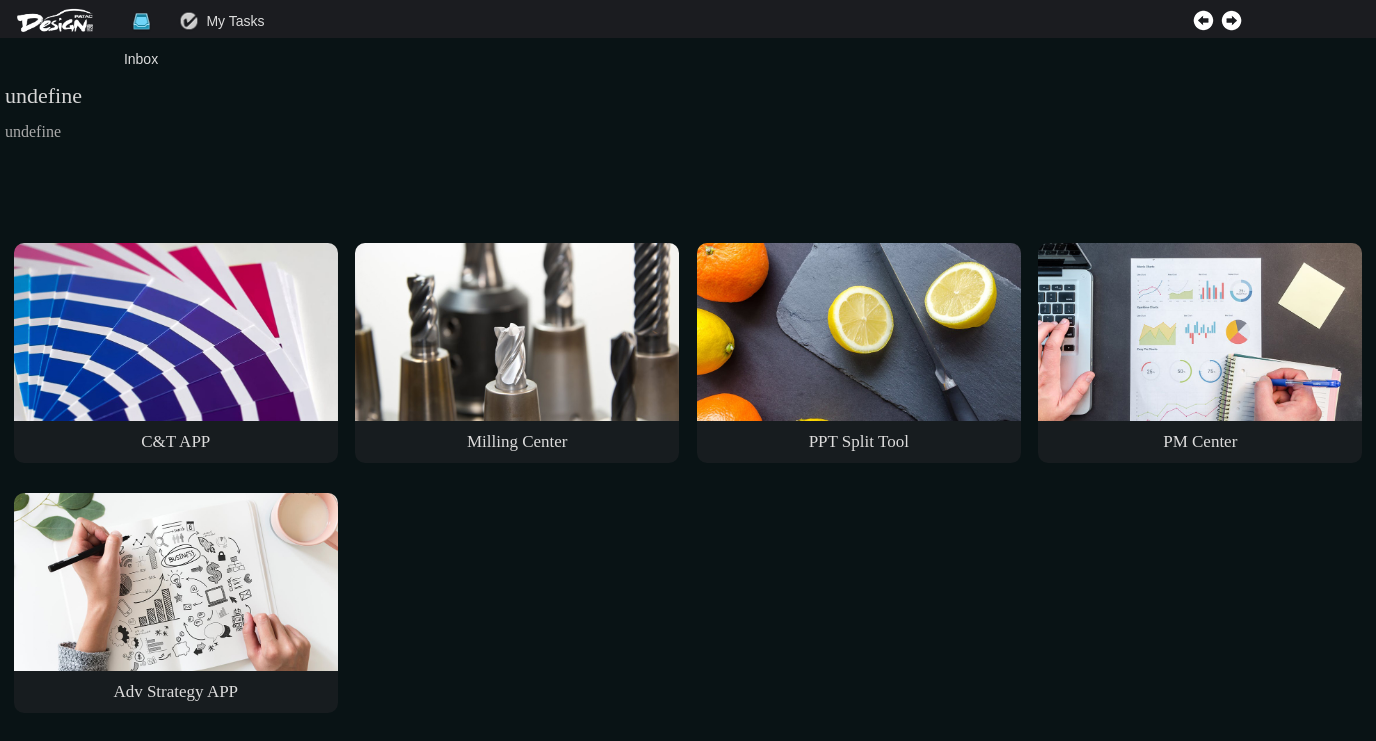
The app's page /5/ with its own data.
### home/models.py (models this page shows, shortened)
class Products(models.Model):
    name = models.CharField(max_length=100,unique = True)
    eng_name = models.CharField(max_length=100,unique = True,default="未命名")
    desc = models.TextField(blank = True)
    picture = models.ImageField(upload_to ="category",blank = True)
    category = models.ForeignKey(Category,on_delete = models.CASCADE)
    site_url = models.URLField(blank=True)
    Createtime = models.DateTimeField(auto_now_add=True)
    Modtime = models.DateTimeField(auto_now_add=True)
    class Meta:
        verbose_name = "项目列表"
        verbose_name_plural = verbose_name
        db_table = "项目列表"
        ordering = ('Createtime',)

### home/views.py (the view)
# urls.py: path('5/', views.pg5, name="主页"),
def pg5(request):
    content = {'所有类别': Products.objects.filter(category = Category.objects.get(pk=5))}
    return  render(request,'home/detail.html',content)

### home/templates/home/detail.html (shortened to what this page needs)
<!DOCTYPE html>
<html>
<head>
    <link rel="stylesheet" type="text/css" media="screen" href="../../static/css/main1.css"/>
</head>
<body>
    <div class="header">
        <div class="head-left">
            <div class="header-class">
                <a href="../"><img src="../../static/images/DESlogo(white).png" class="logo"></a>
            </div>
        </div>
        <div class="head-left1">
            <div class="header-class">
                <a href="http://10.203.108.21/page/106"><img src="../../static/images/icon_inbox_active.png" class="arrow">
                <h5>Inbox</h5></a>
            </div>
        </div>
        <div class="head-left2">
            <div class="header-class">
                <a href="http://10.203.108.21/page/107"><img src="../../static/images/icon_my_tasks.png" class="arrow">
                <h5>My Tasks</h5></a>
            </div>
        </div>
        <div class="head-middle"></div>
        <div class="head-right-arrow1">
            <div class="header-class">
                <a href="javascript:history.go(-1);"><img src="../../static/images/backward.png" class="arrow"></a>
            </div>
        </div>
        <div class="head-right-arrow2">
            <div class="header-class">
                <a href="javascript:history.go(1);"><img src="../../static/images/forward.png" class="arrow"></a>
            </div>
        </div>
    </div>
<div class="container">
    <div class="list-name">
        <h1>{% block title %}
            undefine
        {% endblock %}</h1>
        <h2>{% block eng_name %}
            undefine
        {% endblock %}</h2>
    </div>
    <div class="p-name">
    </div>
    {% for item in 所有类别 %}
        <div class="p1">
            <div class="p11">
                <a href="{{ item.site_url }}">
                    <img src="{{ item.picture.url }}" class="p-img">
                    <h4 class="description">{{ item.eng_name }}</h4>
                </a>
            </div>
        </div>
    {% endfor %}
</div>
</body>
</html>

### home/static/css/main1.css (style rules this page uses)
body { margin: 0px; background: #091315; }
.header { background-color: #1b1c20; height: 38px; width: 100%; margin: 0px; padding: 0px; display: flex; flex-wrap: wrap; font-family: Arial, Helvetica, sans-serif; font-size: 20px; }
.header-class { text-align: center; width: auto; height:38px; line-height:38px; }
.logo { width: 80px; height: auto; display: inline-block; vertical-align: middle; margin-left: auto; margin-right: auto; }
.arrow { width: 25px; height: auto; display: inline-block; vertical-align: middle; }
h5 { margin: 0px; padding: 0px; font-family: Arial, Helvetica, sans-serif; font-size: 14px; color: rgb(221, 221, 221); display: inline-block; vertical-align: middle; margin-left: auto; margin-right: auto; font-weight: 100; }
.head-left { width: 8%; height: 100%; }
.head-left1 { width: 4.5%; height: 100%; }
.head-left2 { width: 7%; height: 100%; }
.head-middle { width: 67%; height: 100%; }
.head-right-arrow1 { width: 2%; height: 100%; }
.head-right-arrow2 { width: 2%; height: 100%; }
h1 { color: rgb(214, 214, 214); font-family: 微软雅黑; text-align: left; font-weight: 300; font-size: 22px; }
h2 { color: rgb(170, 170, 170); font-family: 微软雅黑; text-align: left; font-weight: 100; font-size: 16px; }
.container { display: flex; flex-wrap: wrap; width: 1366px; text-align: center; margin-left: auto; margin-right: auto; }
.list-name { width: 100%; height: 100px; margin-top: 30px; }
.p-name { width: 100%; height: 40px; margin-top: 20px; }
.p1,.p2,.p3,.p4,.p5 { margin-top: 15px; margin-bottom: 15px; width: 25%; height: 220px; border-radius: 10px; text-align: center; padding: 0px; }
.p11 { width: 95%; height: 100%; background-color: #171c1f; margin-left: auto; margin-right: auto; margin-top: 0px; padding: 0px; border-radius: 10px; }
a { text-decoration: none; }
h4 { margin: 0px; padding: 0px; }
.description { font-family: 微软雅黑; color: rgb(221, 220, 220); font-weight: 100; font-size: 17px; margin-top: 7px; }
.p-img { width: 100%; height: auto; margin: 0px; padding: 0px; border-radius: 10px 10px 0 0; }

### records on screen
Products: picture (picture), eng_name "C&T APP"
Products: picture (picture), eng_name "Milling Center"
Products: picture (picture), eng_name "PPT Split Tool"
Products: picture (picture), eng_name "PM Center"
Products: picture (picture), eng_name "Adv Strategy APP"
